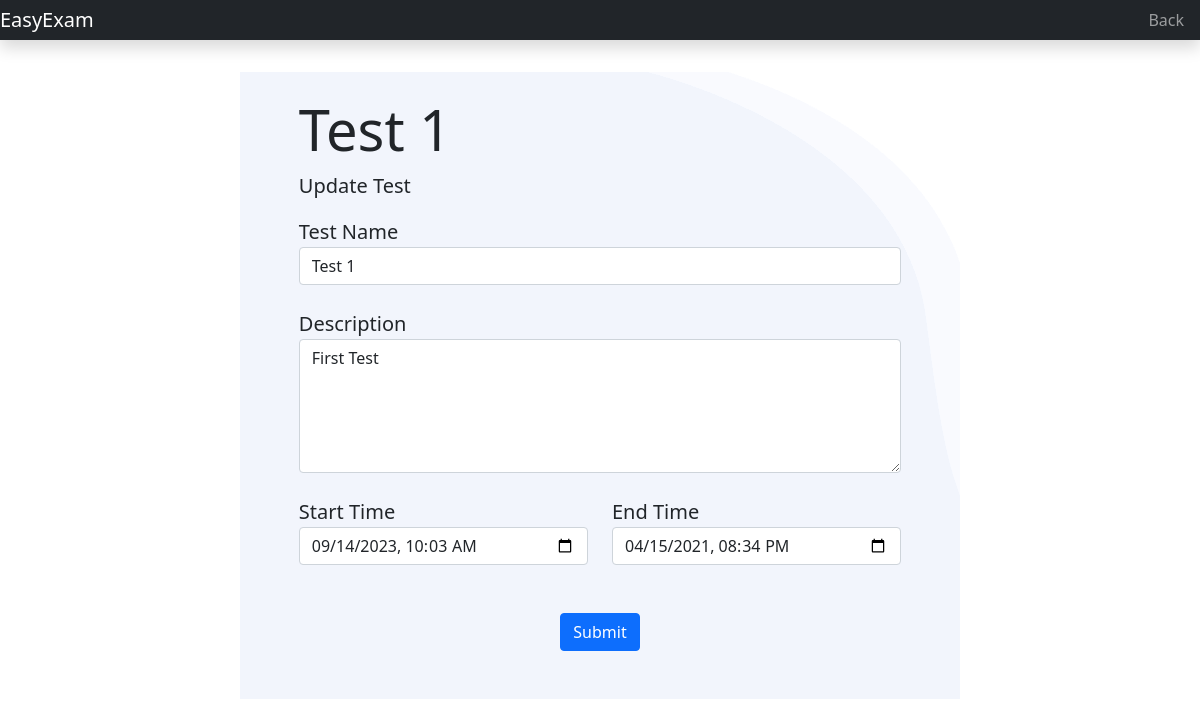
Before: /1/update_test (signed in) with the older database file.
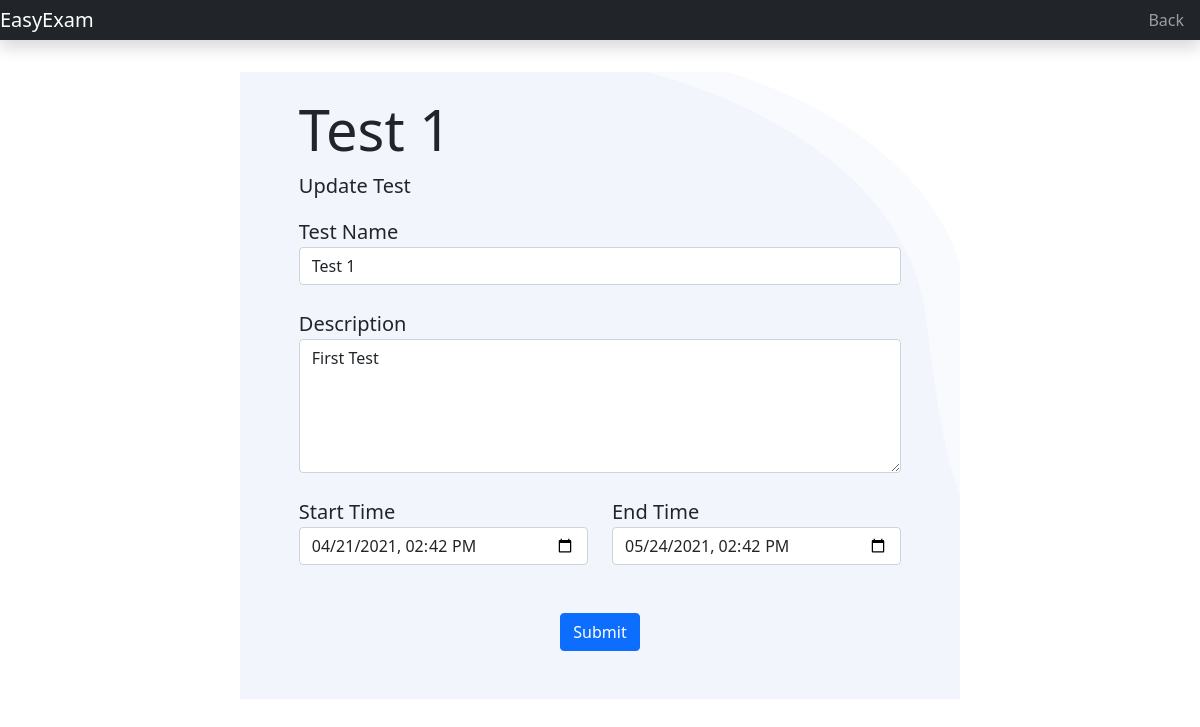
After: the same page with the newer database file.
### Classroom/models.py (models this page shows)
class Test(models.Model):
	belongs = models.ForeignKey(Classroom, on_delete=models.CASCADE)
	name = models.CharField(max_length=255)
	desc = models.CharField(max_length=2555, blank=True)
	create_time = models.DateTimeField(auto_now_add=True)
	start_time = models.DateTimeField()
	end_time = models.DateTimeField()
	def __str__(self):
		return self.name

### Classroom/views/Teachers.py (the view)
# urls.py: path('<int:test_id>/update_test', Teachers.update_test, name='update_test'),
@login_required(login_url='login')
@teacher_required
def update_test(request, test_id):
	test = get_object_or_404(Test, pk=test_id)
	if request.method == "POST":
		form = CreateTestForm(request.POST, instance=test)
		if form.is_valid():
			form.save()
			messages.success(request, '{}  is Updated'.format(test))
			return redirect('view_test', test.id)
		else:
			messages.error(request, form.errors)
	else:
		form = CreateTestForm(instance=test)
	return render(request, 'teachers/create_test.html', {'form': form, 'test' : test })

### Classroom/forms.py
class CreateTestForm(forms.ModelForm):
  class Meta:
    model = Test
    fields=( 'name', 'desc', 'start_time', 'end_time' )
    widgets={
    'name':forms.TextInput(attrs={'class':'form-control','placeholder':'Test Name'}),
    'desc':forms.Textarea(attrs={ 'rows': 5, 'class':'form-control','placeholder':'Description or Instructions'}),
    'start_time': forms.DateTimeInput(attrs={'type':'datetime-local','placeholder':'Assign Test At','class': 'form-control'},format='%Y-%m-%dT%H:%M'),
    'end_time': forms.DateTimeInput(attrs={'type':'datetime-local','placeholder':'Due Time', 'class': 'form-control'},format='%Y-%m-%dT%H:%M'),
    }
    labels={
        'name': 'Test Name',
        'desc': 'Description',
        'start_time': 'Start Time',
        'end_time': 'End Time',
    }

### templates/teachers/create_test.html (shortened to what this page needs)
{% extends 'common.html' %}
{% load static %}
{% block main %}
<br><br>
<div class="jumbotron jumbotron-fluid">
  <div class="container" style="width: 60%; background-image: url('{% static 'assets/img/hero-bg.png' %}');">
    <div class="container" style="width: 90%">
      <br>
      {% if test %}
        <h1 class="display-4">{{ test }}</h1>
        <p class="lead"> Update Test </p>
      {% else %}
        <h1 class="display-4">Create Test</h1>
        <p class="lead">Create Test here add questions later</p>
      {% endif %}
      <form method="POST">
        <div class="form-group">
          <label class="lead" for="id_{{field.name}}">{{ form.name.label }}</label>
          {{ form.name }}
        </div>
        <br>
        <div class="form-group">
          <label class="lead" for="id_{{field.desc}}">{{ form.desc.label }}</label>
          {{ form.desc }}
        </div>
        <br>
        <div class="form-group row">
          <div class="col-md-6">
            <label class="lead" for="id_{{field.start_time}}">{{ form.start_time.label }}</label>
            {{ form.start_time }}
          </div>
          <div class="col-md-6">
            <label class="lead" for="id_{{field.end_time}}">{{ form.end_time.label }}</label>
            {{ form.end_time }}
          </div>
        </div>
        <br>
        <br>
        <div class="text-center">
          <button type="submit" class="btn btn-primary">Submit</button>
        </div>
      </form>
      <br><br>
    </div>
  </div>
</div>
{% endblock %}

Changed rows visible on the page:
changed Test "Test 1": start_time "09/14/2023 10:03" → "04/21/2021 14:42"; end_time "04/15/2021 20:34" → "05/24/2021 14:42"
